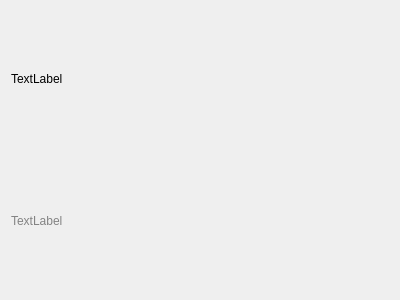
<?xml version="1.0" encoding="UTF-8"?>
<ui version="4.0">
 <class>FriendBar</class>
 <widget class="QWidget" name="FriendBar">
  <property name="geometry">
   <rect>
    <x>0</x>
    <y>0</y>
    <width>400</width>
    <height>300</height>
   </rect>
  </property>
  <property name="windowTitle">
   <string>Form</string>
  </property>
  <layout class="QVBoxLayout" name="verticalLayout">
   <item>
    <widget class="QLabel" name="FriendName">
     <property name="text">
      <string>TextLabel</string>
     </property>
    </widget>
   </item>
   <item>
    <widget class="QLabel" name="ClosestRecord">
     <property name="styleSheet">
      <string notr="true">color: rgb(131, 131, 131);</string>
     </property>
     <property name="text">
      <string>TextLabel</string>
     </property>
    </widget>
   </item>
  </layout>
 </widget>
 <resources/>
 <connections/>
</ui>
